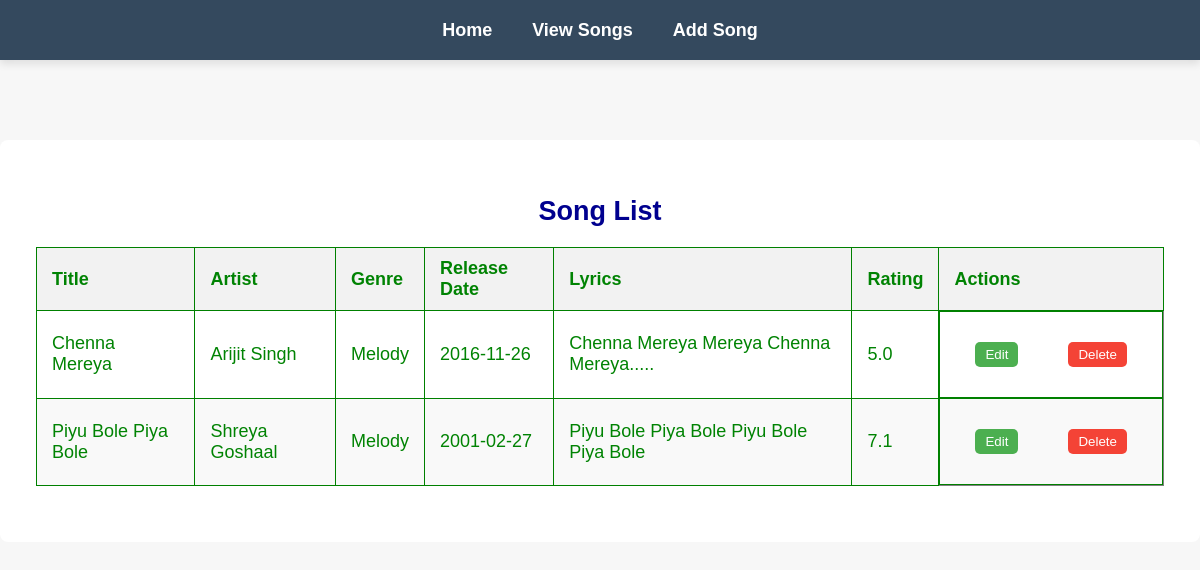
Before: /view with the older database file.
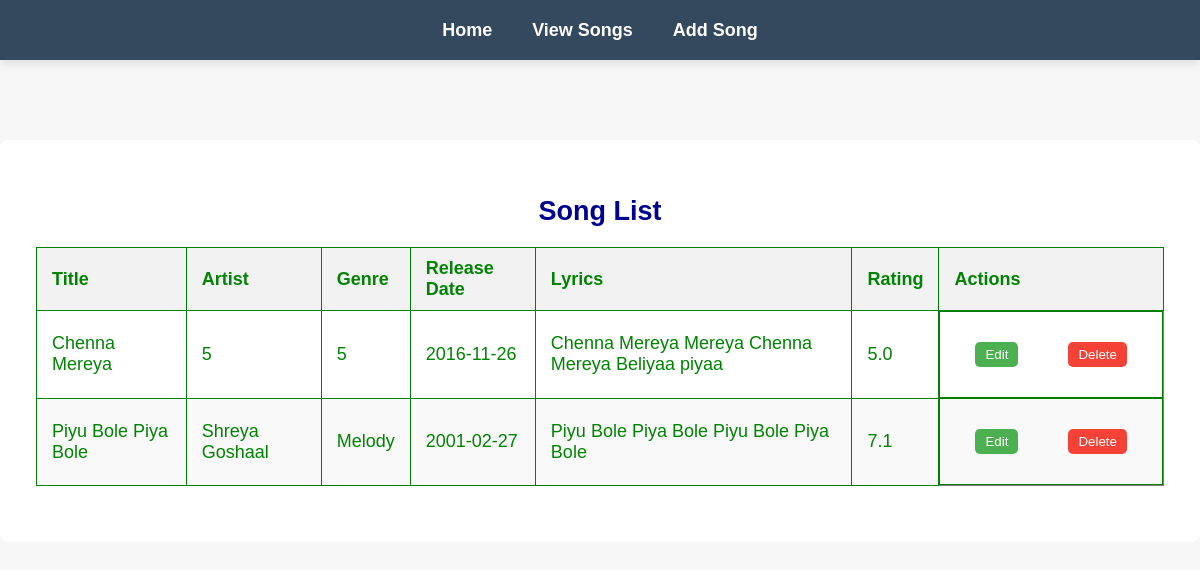
After: the same page with the newer database file.
### tables this page shows
CREATE TABLE songs (
                                id INTEGER PRIMARY KEY AUTOINCREMENT,
                                title TEXT,
                                artist_id INTEGER,
                                genre_id INTEGER,
                                release_date TEXT,
                                lyrics TEXT,
                                rating REAL,
                                FOREIGN KEY (artist_id) REFERENCES artists(id),
                                FOREIGN KEY (genre_id) REFERENCES genres(id));

CREATE TABLE artists (
                                id INTEGER PRIMARY KEY AUTOINCREMENT,
                                name TEXT UNIQUE);

CREATE TABLE genres (
                                id INTEGER PRIMARY KEY AUTOINCREMENT,
                                name TEXT UNIQUE);

### view.py (the view)
class ViewSongs(MethodView):
    def get(self):
        model = gbmodel.get_model()
        songs = [dict(title=row[0], artist=row[1], genre=row[2], release_date=row[3], lyrics=row[4], rating=row[5], id=row[6])
                 for row in model.get_all_songs()]
        return render_template('view.html', songs=songs)

### gbmodel/__init__.py (called while the page is built)
def get_model():
    return appmodel

### gbmodel/model_sqlite3.py (called while the page is built)
def get_db_connection():
    return sqlite3.connect(DB_FILE)

    def get_all_songs(self):
        connection = get_db_connection()
        cursor = connection.cursor()
        cursor.execute('''SELECT songs.title, artists.name AS artist, genres.name AS genre,
                          songs.release_date, songs.lyrics, songs.rating, songs.id
                          FROM songs
                          JOIN artists ON songs.artist_id = artists.id
                          JOIN genres ON songs.genre_id = genres.id''')
        songs = cursor.fetchall()
        cursor.close()
        connection.close()
        return songs

### templates/view.html
{% extends "layout.html" %}
{% block content %}
    <h2>Song List</h2>
    {% if songs %}
        <table border="1" cellpadding="10" cellspacing="0">
            <thead>
                <tr>
                    <th>Title</th>
                    <th>Artist</th>
                    <th>Genre</th>
                    <th>Release Date</th>
                    <th>Lyrics</th>
                    <th>Rating</th>
                    <th>Actions</th>
                </tr>
            </thead>
            <tbody>
                {% for song in songs %}
                    <tr>
                        <td>{{ song.title }}</td>
                        <td>{{ song.artist }}</td>
                        <td>{{ song.genre }}</td>
                        <td>{{ song.release_date }}</td>
                        <td>{{ song.lyrics }}</td>
                        <td>{{ song.rating }}</td>
                        <td class="action-cell">
    <form action="{{ url_for('update', song_id=song.id) }}" method="get" style="display:inline;">
        <button type="submit" class="edit-button">Edit</button>
    </form>
    <form action="{{ url_for('delete_song', song_id=song.id) }}" method="post" style="display:inline;">
        <button type="submit">Delete</button>
    </form>
</td>
                    </tr>
                {% endfor %}
            </tbody>
        </table>
    {% else %}
        <p>No songs found in the library. Please add some!</p>
    {% endif %}
{% endblock %}

Changed rows visible on the page:
changed songs "Chenna Mereya": artist "Arijit Singh" → "5"; genre "Melody" → "5"; lyrics "Chenna Mereya Mereya Chenna Mereya....." → "Chenna Mereya Mereya Chenna Mereya Beliyaa piyaa"
